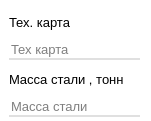
  <widget class="QWidget" name="widget_5" native="true">
   <property name="geometry">
    <rect>
     <x>10</x>
     <y>70</y>
     <width>151</width>
     <height>121</height>
    </rect>
   </property>
   <property name="styleSheet">
    <string notr="true">background-color: rgb(255, 255, 255);</string>
   </property>
   <widget class="QWidget" name="layoutWidget_2">
    <property name="geometry">
     <rect>
      <x>9</x>
      <y>9</y>
      <width>131</width>
      <height>108</height>
     </rect>
    </property>
    <layout class="QVBoxLayout" name="verticalLayout_4">
     <item>
      <widget class="QLabel" name="label_257">
       <property name="font">
        <font>
         <pointsize>10</pointsize>
        </font>
       </property>
       <property name="text">
        <string>Тех. карта</string>
       </property>
      </widget>
     </item>
     <item>
      <widget class="QLineEdit" name="lineEdit_67">
       <property name="font">
        <font>
         <pointsize>10</pointsize>
        </font>
       </property>
       <property name="styleSheet">
        <string notr="true">background-color: rgb(255, 255, 255);
border: none;
border-bottom: 2px solid #E0E0E0;</string>
       </property>
       <property name="placeholderText">
        <string>Тех карта</string>
       </property>
      </widget>
     </item>
     <item>
      <widget class="QLabel" name="label_258">
       <property name="font">
        <font>
         <pointsize>10</pointsize>
        </font>
       </property>
       <property name="text">
        <string>Масса стали , тонн</string>
       </property>
      </widget>
     </item>
     <item>
      <widget class="QLineEdit" name="lineEdit_68">
       <property name="enabled">
        <bool>true</bool>
       </property>
       <property name="font">
        <font>
         <pointsize>10</pointsize>
        </font>
       </property>
       <property name="styleSheet">
        <string notr="true">background-color: rgb(255, 255, 255);
border: none;
border-bottom: 2px solid #E0E0E0;</string>
       </property>
       <property name="placeholderText">
        <string>Масса стали</string>
       </property>
      </widget>
     </item>
    </layout>
   </widget>
  </widget>
